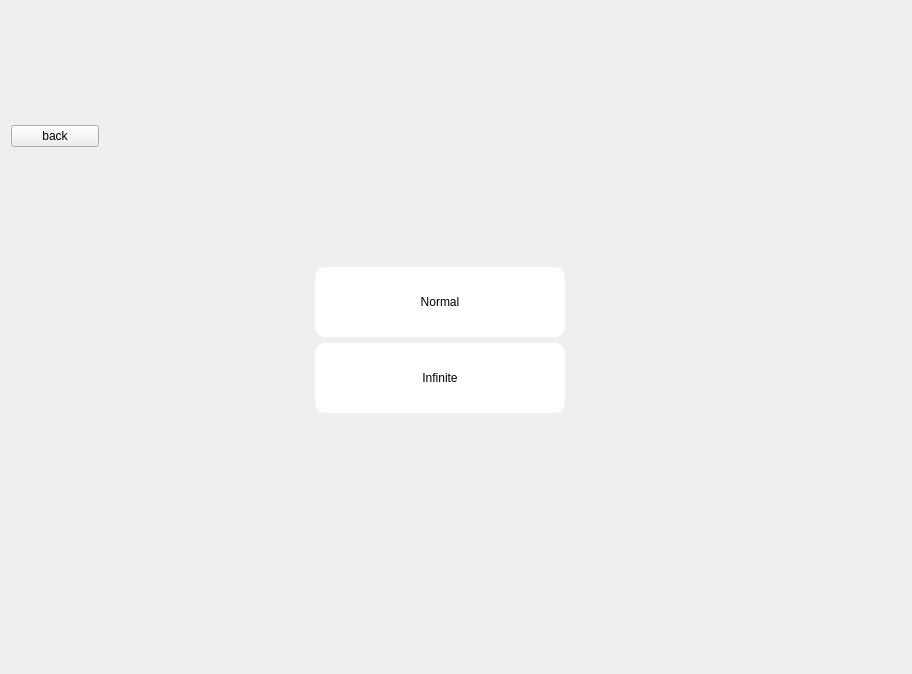
       <widget class="QWidget" name="page_5">
        <layout class="QGridLayout" name="gridLayout_19">
         <item row="0" column="0">
          <widget class="QPushButton" name="back_2">
           <property name="styleSheet">
            <string notr="true">QPushButton{
color:rgb(0, 0, 0);
font: 900 9pt &quot;Segoe UI&quot;;
}
</string>
           </property>
           <property name="text">
            <string>back</string>
           </property>
          </widget>
         </item>
         <item row="0" column="1" colspan="2">
          <spacer name="horizontalSpacer_22">
           <property name="orientation">
            <enum>Qt::Orientation::Horizontal</enum>
           </property>
           <property name="sizeHint" stdset="0">
            <size>
             <width>414</width>
             <height>20</height>
            </size>
           </property>
          </spacer>
         </item>
         <item row="0" column="3">
          <spacer name="verticalSpacer_18">
           <property name="orientation">
            <enum>Qt::Orientation::Vertical</enum>
           </property>
           <property name="sizeHint" stdset="0">
            <size>
             <width>20</width>
             <height>250</height>
            </size>
           </property>
          </spacer>
         </item>
         <item row="1" column="0" colspan="2">
          <spacer name="horizontalSpacer_21">
           <property name="orientation">
            <enum>Qt::Orientation::Horizontal</enum>
           </property>
           <property name="sizeHint" stdset="0">
            <size>
             <width>298</width>
             <height>20</height>
            </size>
           </property>
          </spacer>
         </item>
         <item row="1" column="2" colspan="2">
          <layout class="QGridLayout" name="gridLayout_18">
           <item row="0" column="0">
            <widget class="QPushButton" name="normal">
             <property name="minimumSize">
              <size>
               <width>250</width>
               <height>70</height>
              </size>
             </property>
             <property name="styleSheet">
              <string notr="true">QPushButton{
border-radius:10px;
background-color:white;
color:rgb(0, 0, 0);
font: 900 9pt &quot;Segoe UI&quot;;
}
</string>
             </property>
             <property name="text">
              <string>Normal</string>
             </property>
            </widget>
           </item>
           <item row="1" column="0">
            <widget class="QPushButton" name="infinite">
             <property name="minimumSize">
              <size>
               <width>250</width>
               <height>70</height>
              </size>
             </property>
             <property name="styleSheet">
              <string notr="true">QPushButton{
border-radius:10px;
background-color:white;
color:rgb(0, 0, 0);
font: 900 9pt &quot;Segoe UI&quot;;
}
</string>
             </property>
             <property name="text">
              <string>Infinite</string>
             </property>
            </widget>
           </item>
          </layout>
         </item>
         <item row="1" column="4">
          <spacer name="horizontalSpacer_23">
           <property name="orientation">
            <enum>Qt::Orientation::Horizontal</enum>
           </property>
           <property name="sizeHint" stdset="0">
            <size>
             <width>336</width>
             <height>20</height>
            </size>
           </property>
          </spacer>
         </item>
         <item row="2" column="3">
          <spacer name="verticalSpacer_19">
           <property name="orientation">
            <enum>Qt::Orientation::Vertical</enum>
           </property>
           <property name="sizeHint" stdset="0">
            <size>
             <width>20</width>
             <height>250</height>
            </size>
           </property>
          </spacer>
         </item>
        </layout>
       </widget>
